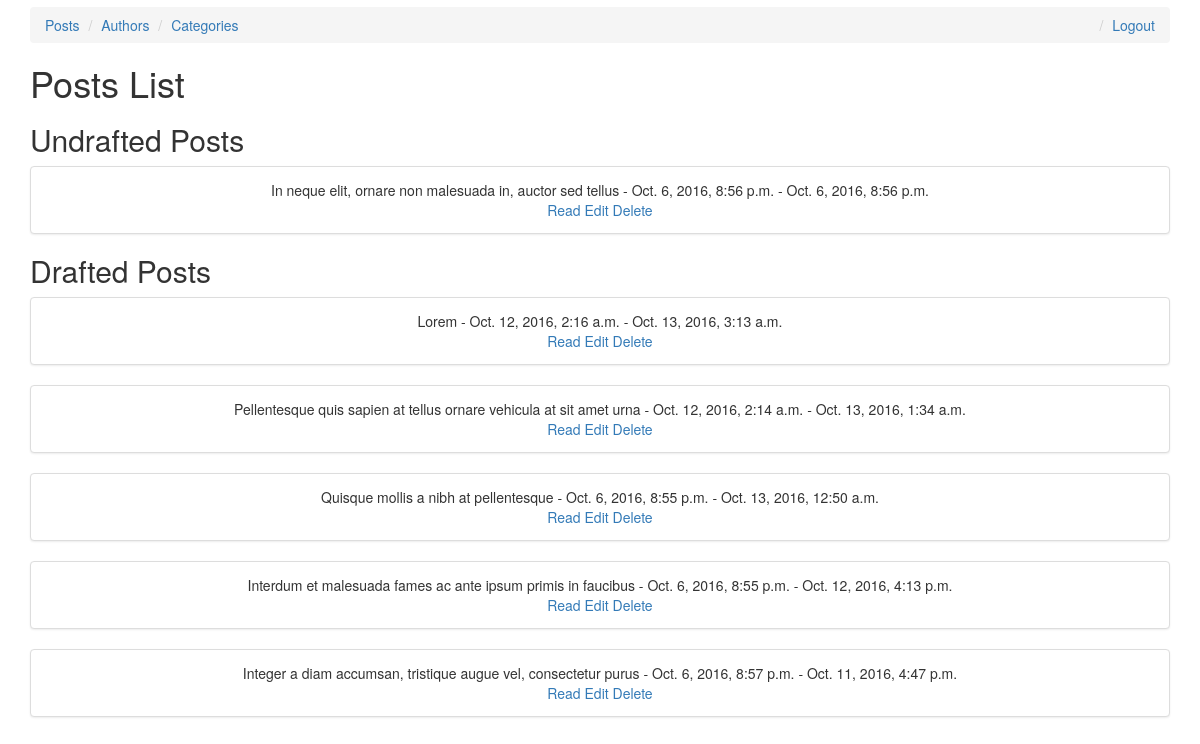
The page /administration/post-list/ (signed in) on the database as committed earlier.
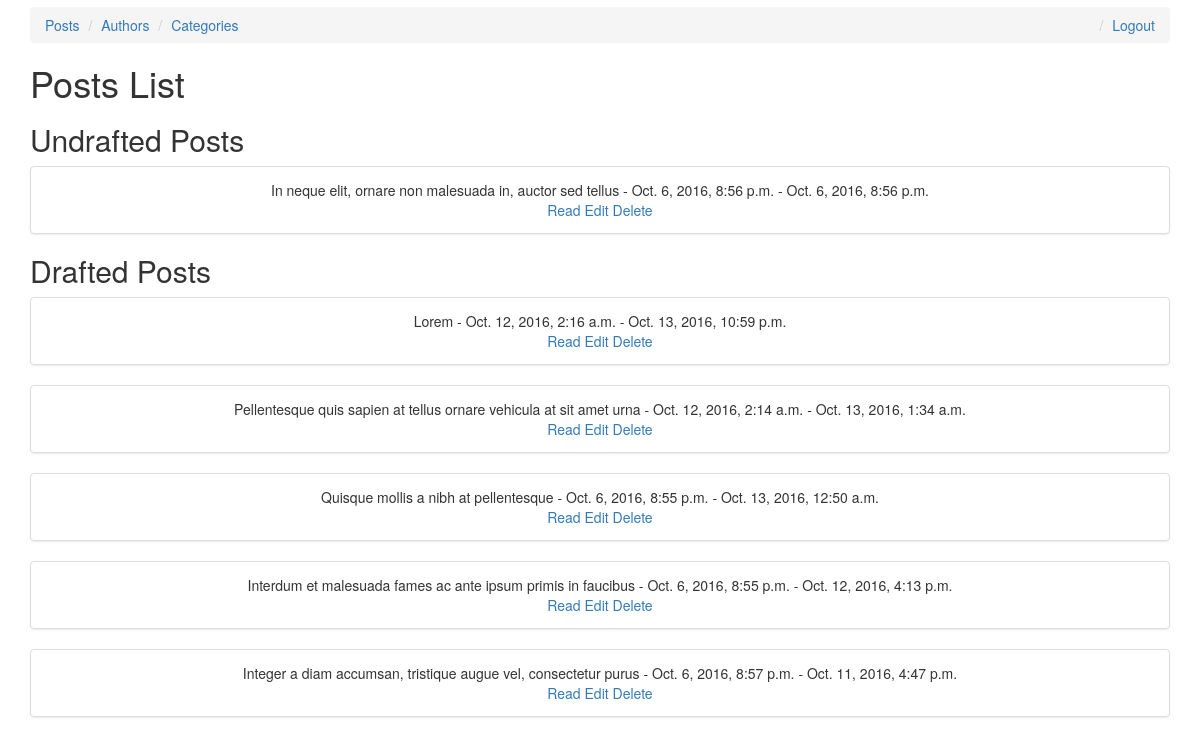
The same page on the database as committed later.
### blog/models.py (models this page shows, shortened)
class PostEntry(models.Model):
    id = models.AutoField(primary_key=True)
    author = models.ForeignKey(PostAuthor)
    category = models.ForeignKey(Category)
    title = models.CharField(max_length=256)
    content = models.TextField()
    height = models.IntegerField(default=400, null=True)
    width = models.IntegerField(default=750, null=True)
    image = models.ImageField(
        upload_to='post_entry/', null=True, blank=True,
        width_field="width", height_field="height",
    )
    views = models.IntegerField(default=0)
    draft = models.BooleanField(default=False)
    slug = models.SlugField(unique=True, editable=False)
    add_date = models.DateTimeField(auto_now_add=True, null=True)
    published_date = models.DateTimeField(auto_now_add=True, null=True)
    last_update_date = models.DateTimeField(auto_now_add=False, null=True)
    class Meta:
        verbose_name_plural = 'Post Entries'

### blog/views.py (the view)
class PostContentManagementView(LoginRequiredMixin, PostEntriesListView):
    template_name = 'cms/post/post_cms.html'
    paginate_by = 0

### templates/cms/post/post_cms.html (shortened to what this page needs)
{% extends 'cms_base.html' %}
{% load blog_tags %}
{% block body_block %}
    <h1> Posts List </h1>
    <h2>Undrafted Posts</h2>
    {% for post in post_entries %}
        {% if not post.draft %}
            <div class="thumbnail">
                <div class="caption" style="text-align: center;">
                    {{ post.title }} - {{ post.add_date }}
                    - {{ post.published_date }}
                    <br/>
                    <a href="{% url 'post-cms' slug=post.slug pk=post.pk %}"> Read </a>
                    <a href="{% url 'post-edit' slug=post.slug pk=post.pk %}"> Edit </a>
                    <a href="{% url 'post-delete' pk=post.pk %}"> Delete </a>
                </div>
            </div>
        {% endif %}
    {% endfor %}
    <h2>Drafted Posts</h2>
    {% for post in post_entries %}
        {% if post.draft %}
            <div class="thumbnail">
                <div class="caption" style="text-align: center;">
                    {{ post.title }} - {{ post.add_date }}
                    - {{ post.published_date }}
                    <a href="{% url 'post-cms' slug=post.slug pk=post.pk %}"> Read </a>
                    <a href="{% url 'post-edit' slug=post.slug pk=post.pk %}"> Edit </a>
                    <a href="{% url 'post-delete' pk=post.pk %}"> Delete </a>
                </div>
            </div>
        {% endif %}
    {% endfor %}
{% endblock %}

Rows that differ between the two databases and show on the page:
changed PostEntry "Lorem": published_date "Oct. 13, 2016, 3:13 a.m." → "Oct. 13, 2016, 10:59 p.m."
